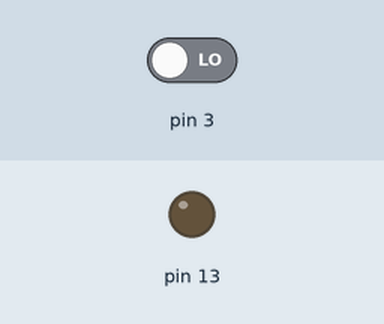
Recording of a sketch running on a simulated Arduino Uno, built with avr-gcc and run on an emulated ATmega328P. On the bench: output pins drawn as LEDs (lit = HIGH). Inputs (shaded band) come from the test bench; at power-on: pin 3 LOW. What the sketch prints to the serial monitor is not drawn.

Above: at 1.2 s.
1.3 s: pin 3 driven HIGH
At 1.9 s:
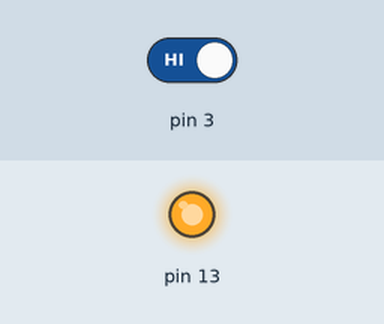
2.8 s: pin 3 driven LOW
At 3.1 s:
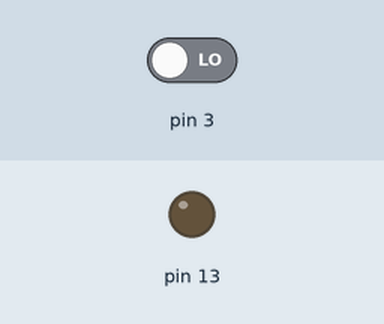
Timing chart, 0 to 5.8 s (numbered marks = the images above; inputs shaded):
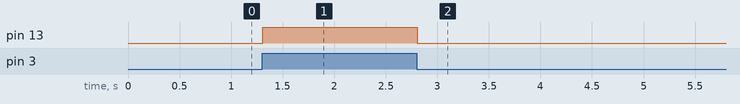

Measured:
- after the input at 1.3 s, pin 13: LOW → HIGH at once
- after the input at 2.8 s, pin 13: HIGH → LOW at once

The sketch:

1.break_light.ino
```cpp
void setup() {
  // put your setup code here, to run once:
  pinMode(13, OUTPUT); // 디지털 13번 핀을 출력으로 사용
  pinMode(3, INPUT); // 디지털 3번 핀을 입력으로 사용.
  Serial.begin(9600);
}

void loop() {
  // put your main code here, to run repeatedly:
  int sensor = digitalRead(3); // int형 변수 break를 선언하고, 3번 핀 digital 신호 입력값을 대입
                              // 0(FALSE) : 버튼 안눌림 - 브레이크 미작동
                              // 1(TRUE) : 버튼 눌림 - 브레이크 작동
  Serial.println(sensor);
  if(sensor == 1) // 만약 브레이크를 작동했다면 아래 동작 실행
  {
    digitalWrite(13, HIGH); // 13번 핀에 HIGH(5V) 출력
  }
  else // 브레이크 미작동 시 아래 동작 실행
  digitalWrite(13, LOW); // 13번 핀에 LOW(0V) 출력
}
```
